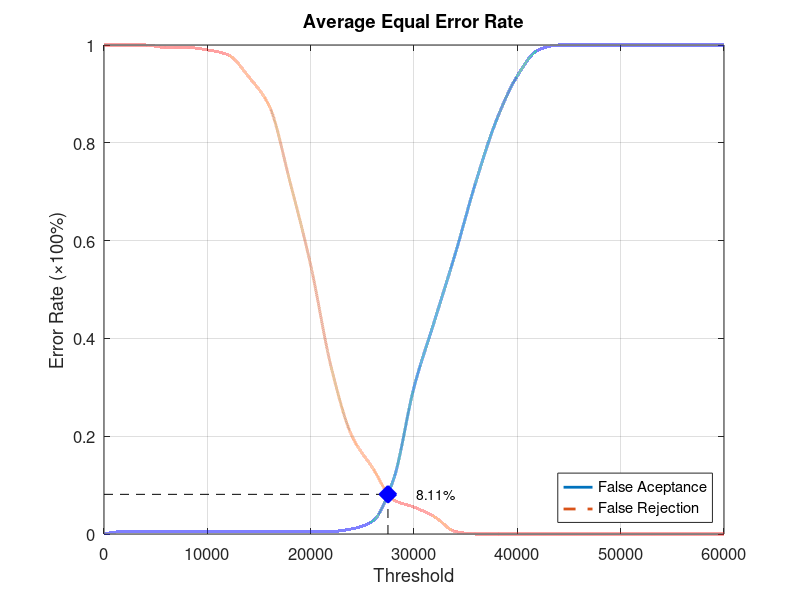
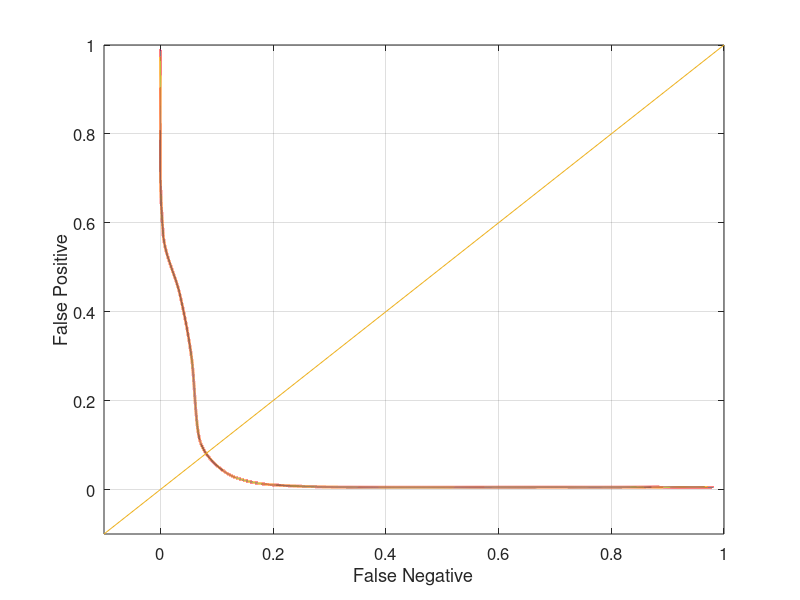

Write MATLAB code to recreate these figures, in order.
function yEER = Database5_4
close all;
clear;
clc;
x = 0:2000:60000;
xq = 0:0.5:60000;

y0 = [0 0.00526316 0.00526316 0.00526316 0.00526316 0.00526316 0.00526316 0.00526316 0.00526316 0.00526316 0.00526316 0.00526316 0.0105263 0.0263158 0.110526 0.3 0.436842 0.573684 0.721053 0.847368 0.936842 0.989474 1 1 1 1 1 1 1 1 1];
yy0 = interp1(x, y0, xq, 'pchip');
y1 = [1 1 1 0.995 0.995 0.99 0.98 0.935 0.875 0.72 0.55 0.34 0.2 0.135 0.07 0.055 0.035 0.005 0 0 0 0 0 0 0 0 0 0 0 0 0];
yy1 = interp1(x, y1, xq, 'pchip');

% Calculating EER: 
y2 = abs(y0 - y1);
find(y2 == min(y2))
yy2 = abs(yy0 - yy1);
xEER = find(yy2 == min(yy2));
xEERIndex = xq(xEER) % X-axis EER
yEER = yy0(xEER) % Y-axis EER

main = figure
plot(xq, yy0,'-','LineWidth', 2);	hold on
plot(xq, yy1,'--','LineWidth', 2);	hold on
plot([xEERIndex xEERIndex], [0 yEER], 'k--');	hold on
plot([0 xEERIndex], [yEER yEER], 'k--');	hold on
plot(xEERIndex, yEER, 'bx', 'LineWidth', 10);	hold on
text(xEERIndex + 10 * xEERIndex / 100, yEER, [num2str(round((10000 * yEER)) / 100) '%'])
legend('False Aceptance', 'False Rejection', 'Location', 'SouthEast')
xlabel('Threshold')
ylabel('Error Rate (\times100%)')
title('Average Equal Error Rate')
set(gca, 'FontSize', 12)
axis([0 60000 0 1])
grid on

print(main, 'Database5_4Main', '-dpng');
FNRxFPR = figure('Color', [1 1 1]);
plot(yy1, yy0, '-', yy1, yy0, 'LineWidth', 2);
hold on
y = -0.1:0.1:1
plot(y, y); 
set(gca, 'FontSize', 12)
xlabel('False Negative')
ylabel('False Positive')
axis([-0.1 1 -0.1 1])
set(gca, 'FontSize', 12)
grid on

print(FNRxFPR, 'Database5_4FNRxFPR','-dpng');
end
